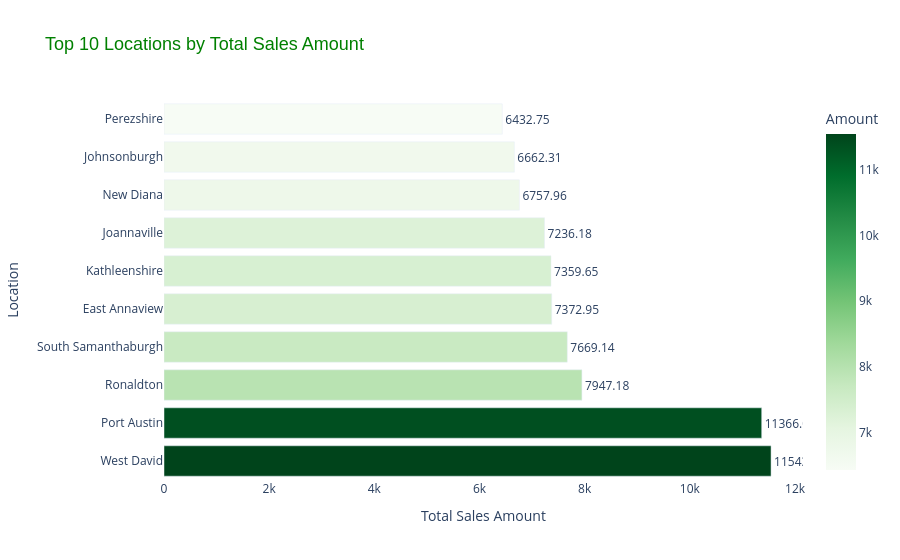

Notebook code cell kept with this figure:
### Markdown cell above
# What drives their spending?

### Code cell
# Top 10 Locations by Total Sales Amount
location_sales = (
    final_combined_dataset.groupby("Location")["Amount"]
    .sum()
    .sort_values(ascending=False)
    .head(10)
    .reset_index()
)

# Create the bar plot
fig_top_locations_sales = px.bar(
    location_sales,
    x="Amount",
    y="Location",
    orientation="h",
    title="Top 10 Locations by Total Sales Amount",
    color="Amount",
    color_continuous_scale=px.colors.sequential.Greens,
    text="Amount",  # Add the total sales amount as text labels on the bars
)

# Update layout to display the amount labels outside the bars
fig_top_locations_sales.update_traces(
    textposition="outside",  # Position the labels outside the bars
    texttemplate="%{text:.2f}"  # Display the exact amount value (with 2 decimal places)
)

# Layout customization
fig_top_locations_sales.update_layout(
    xaxis_title="Total Sales Amount",
    yaxis_title="Location",
    plot_bgcolor="white",
    title_font=dict(size=18, family="Arial", color="green"),
)

fig_top_locations_sales.show()

### Figure 1 — Plotly figure (JSON) as saved in the notebook; plotly's stock layout.template omitted (floating-point values rounded to 4 significant figures)
{"data": [{"alignmentgroup": "True", "hovertemplate": "Amount=%{marker.color}<br>Location=%{y}<extra></extra>", "legendgroup": "", "marker": {"color": [11540.0, 11370.0, 7947.0, 7669.0, 7373.0, 7360.0, 7236.0, 6758.0, 6662.0, 6433.0], "coloraxis": "coloraxis", "pattern": {"shape": ""}}, "name": "", "offsetgroup": "", "orientation": "h", "showlegend": false, "text": [11540.0, 11370.0, 7947.0, 7669.0, 7373.0, 7360.0, 7236.0, 6758.0, 6662.0, 6433.0], "textposition": "outside", "texttemplate": "%{text:.2f}", "type": "bar", "x": [11540.0, 11370.0, 7947.0, 7669.0, 7373.0, 7360.0, 7236.0, 6758.0, 6662.0, 6433.0], "xaxis": "x", "y": ["West David", "Port Austin", "Ronaldton", "South Samanthaburgh", "East Annaview", "Kathleenshire", "Joannaville", "New Diana", "Johnsonburgh", "Perezshire"], "yaxis": "y"}], "layout": {"autosize": true, "barmode": "relative", "coloraxis": {"colorbar": {"title": {"text": "Amount"}}, "colorscale": [[0, "rgb(247,252,245)"], [0.125, "rgb(229,245,224)"], [0.25, "rgb(199,233,192)"], [0.375, "rgb(161,217,155)"], [0.5, "rgb(116,196,118)"], [0.625, "rgb(65,171,93)"], [0.75, "rgb(35,139,69)"], [0.875, "rgb(0,109,44)"], [1, "rgb(0,68,27)"]]}, "legend": {"tracegroupgap": 0}, "plot_bgcolor": "white", "title": {"font": {"color": "green", "family": "Arial", "size": 18}, "text": "Top 10 Locations by Total Sales Amount"}, "xaxis": {"anchor": "y", "autorange": true, "domain": [0, 1], "range": [0, 12150.0], "title": {"text": "Total Sales Amount"}, "type": "linear"}, "yaxis": {"anchor": "x", "autorange": true, "domain": [0, 1], "range": [-0.5, 9.5], "title": {"text": "Location"}, "type": "category"}}}
